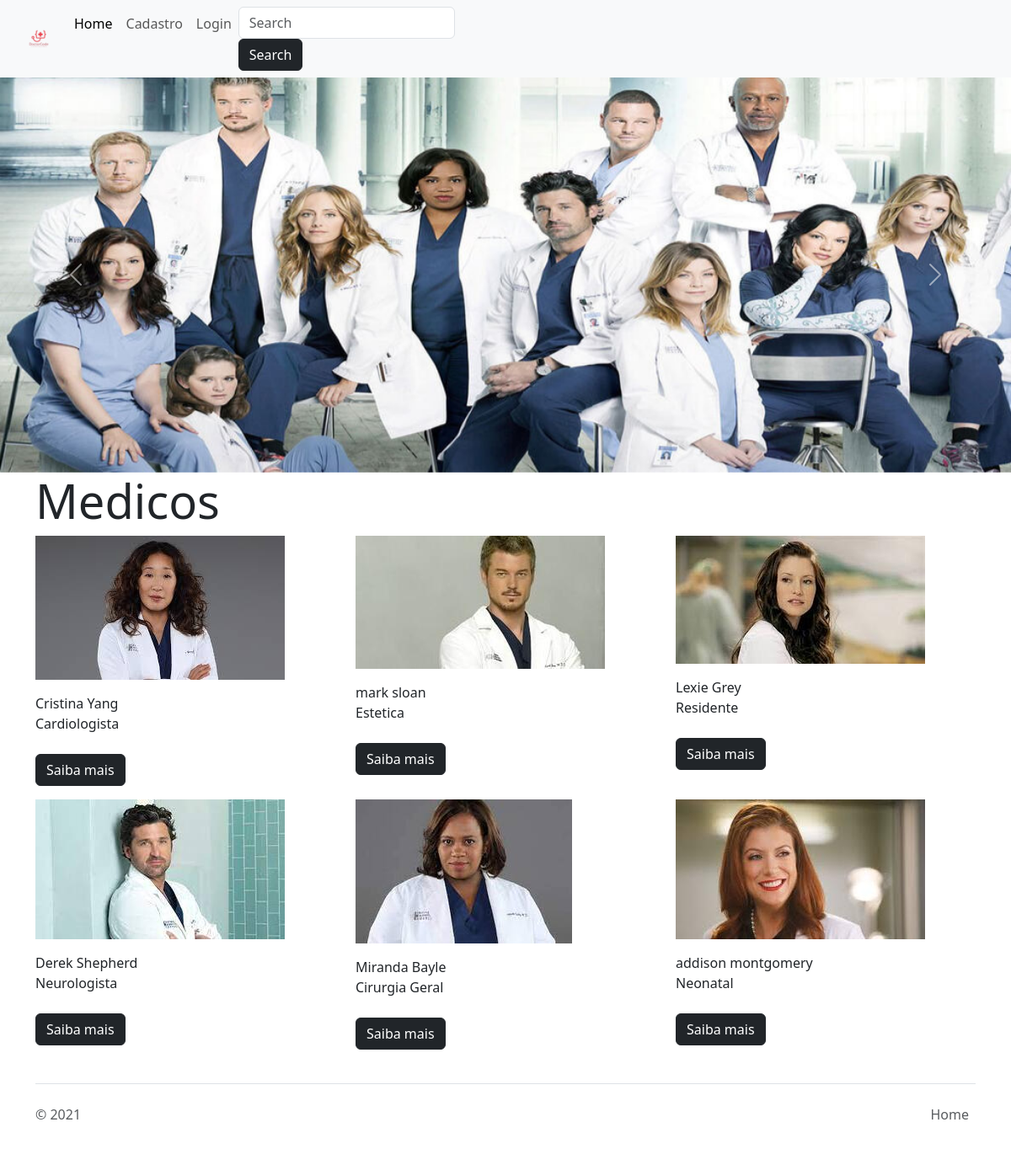
The page / on the database its author committed.
### home/models.py (models this page shows, shortened)
class cadastro_medicos(models.Model):
    nome = models.CharField(max_length=30)
    especialidade = models.CharField(max_length=30)
    mostrar = models.BooleanField(default=True)
    foto = models.ImageField(blank=True, upload_to='fotos/%y/%m/%d/')

### home/views.py (the view)
# urls.py: path("", views.index, name='home'),
def index(request):
    dados = cadastro_medicos.objects.order_by('-id').filter(
        mostrar=True
    )
    return render(request, 'home/index.html', {'dados': dados})

### home/templates/home/index.html (shortened to what this page needs)
{% load static %}
{% load bootstrap5 %}
<!doctype html>
<html lang="en">
<head>
    <link rel="stylesheet" href="{% static 'css/home.css' %}">
</head>
<body>
{% include 'menu.html' %}
{% include 'carrosel.html' %}
<div class="jumbotron jumbotron-fluid">
    <div class="container">
        <h1 class="display-4">Medicos</h1>
    </div>
</div>
<div class="container">
    <div class="row">
        {% for linhas in dados %}
        <div class="col-md-6 col-sm-12 col-lg-4">
            {% if linhas.foto %}
            <img class="img-fluid" src="{{linhas.foto.url}}" alt="">
            {% endif%}
            <p>
            <p>
                {{linhas.nome}}<br>
                {{linhas.especialidade}}
            </p>
            <a class="btn btn-dark mt-2" href="{% url 'cursos' linhas.id %}">Saiba mais</a>
            </p>
        </div>
        {% endfor %}
    </div>
</div>
{% include 'footer.html' %}
{% bootstrap_css %}
</body>
</html>

### templates/menu.html (shortened to what this page needs)
{% load static %}
<nav class="navbar navbar-expand-lg navbar-light bg-light">
    <div class="container-fluid">
        <img src="{% static 'images/logo.png' %}" style="height: 68px" alt="teste"/>
        <div class="collapse navbar-collapse" id="navbarSupportedContent">
            <ul class="navbar-nav me-auto mb-2 mb-lg-0">
                <li class="nav-item">
                    <a class="nav-link active" aria-current="page" href="{% url 'home' %}">Home</a>
                </li>
                {% if user.is_authenticated %}
                <li class="nav-item">
                    <a class="nav-link" href="{% url 'agendamento' %}">Agendamento de consulta</a>
                </li>
                <li>
                    <a class="btn btn-light" href="{% url 'logout' %}">Sair</a>
                </li>
                {% else %}
                <li class="nav-item">
                    <a class="nav-link" href="{% url 'cadastrar' %}">Cadastro</a>
                </li>
                <li class="nav-item">
                    <a class="nav-link" href="{% url 'login' %}">Login</a>
                </li>
                {% if 'paciente' not in request.path %}
                <form action="{% url 'buscar' %}" method="get" class="form-inline my-4 my-lg-0">
                    <input name="buscar" class="form-control mr-sm-4" type="search" placeholder="Search"
                           aria-label="Search">
                    <button class="btn btn-dark" my-4 my-sm-0 type="submit">Search</button>
                </form>
                {% endif %}
                {% endif%}
            </ul>
        </div>
    </div>
</nav>

### templates/carrosel.html (shortened to what this page needs)
{% load static %}
<div id="carouselExampleControlsNoTouching" class="carousel slide" data-bs-touch="false" data-bs-interval="false">
  <div class="carousel-inner">
    <div class="carousel-item active">
      <img src="{% static 'images/greys.jpg' %}" class="d-block w-100" alt="...">
    </div>
  <button class="carousel-control-prev" type="button" data-bs-target="#carouselExampleControlsNoTouching" data-bs-slide="prev">
    <span class="carousel-control-prev-icon" aria-hidden="true"></span>
  </button>
  <button class="carousel-control-next" type="button" data-bs-target="#carouselExampleControlsNoTouching" data-bs-slide="next">
    <span class="carousel-control-next-icon" aria-hidden="true"></span>
  </button>
</div>

### templates/footer.html
<div class="container">
  <footer class="
      d-flex
      flex-wrap
      justify-content-between
      align-items-center
      py-3
      my-4
      border-top
    ">
    <p class="col-md-4 mb-0 text-muted">&copy; 2021</p>
    <a href="/" class="
        col-md-4
        d-flex
        align-items-center
        justify-content-center
        mb-3 mb-md-0
        me-md-auto
        link-dark
        text-decoration-none
      ">
      <svg class="bi me-2" width="40" height="32">
        <use xlink:href="#bootstrap" />
      </svg>
    </a>
    <ul class="nav col-md-4 justify-content-end">
      <li class="nav-item">
        <a href="{% url 'home' %}" class="nav-link px-2 text-muted">Home</a>
      </li>
    </ul>
  </footer>
</div>

### rows shown on the page
cadastro_medicos: foto (picture), nome "Cristina Yang", especialidade "Cardiologista"
cadastro_medicos: foto (picture), nome "mark sloan", especialidade "Estetica"
cadastro_medicos: foto (picture), nome "Lexie Grey", especialidade "Residente"
cadastro_medicos: foto (picture), nome "Derek Shepherd", especialidade "Neurologista"
cadastro_medicos: foto (picture), nome "Miranda Bayle", especialidade "Cirurgia Geral"
cadastro_medicos: foto (picture), nome "addison montgomery", especialidade "Neonatal"
